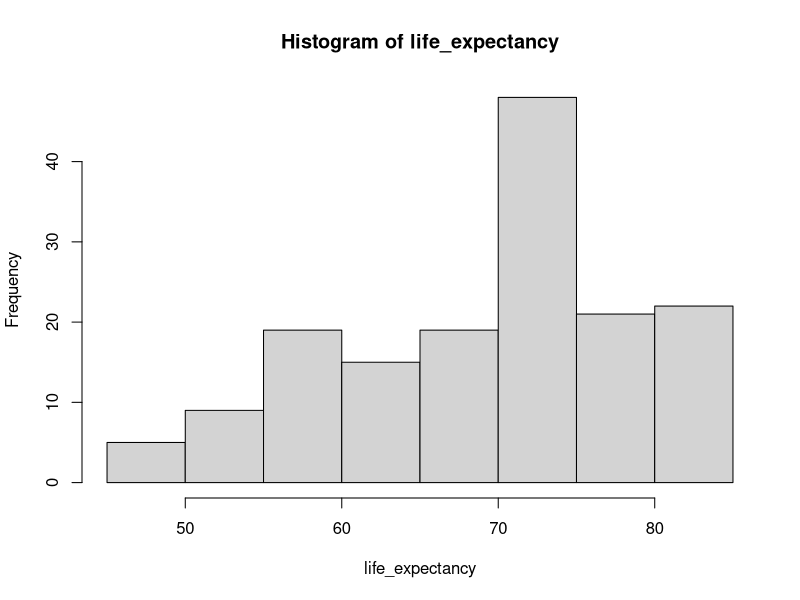
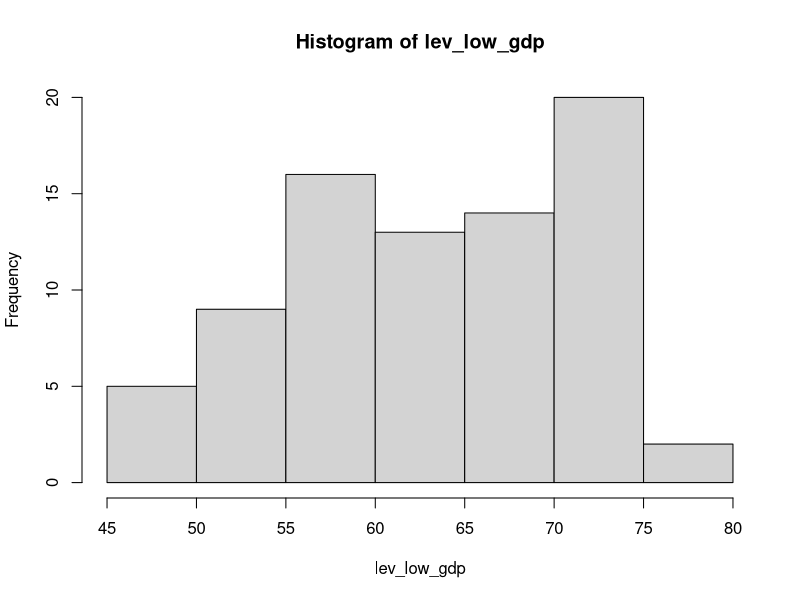
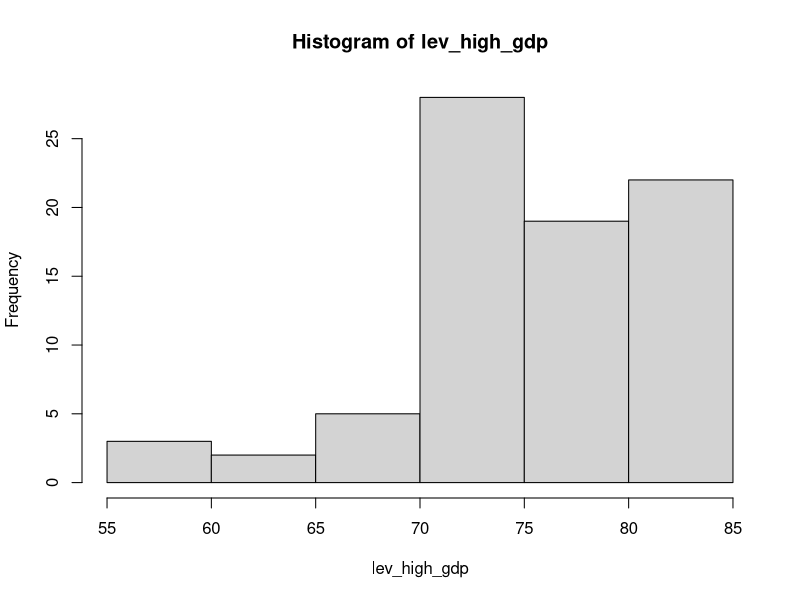
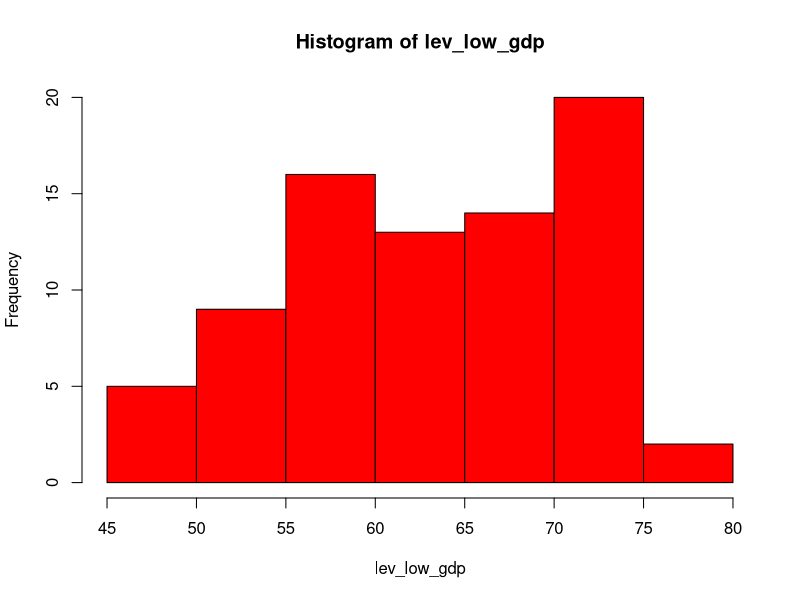
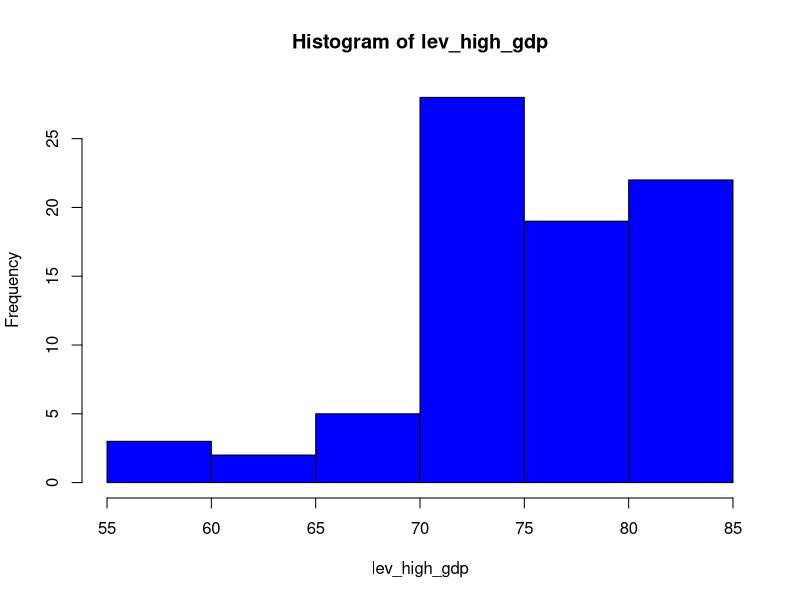
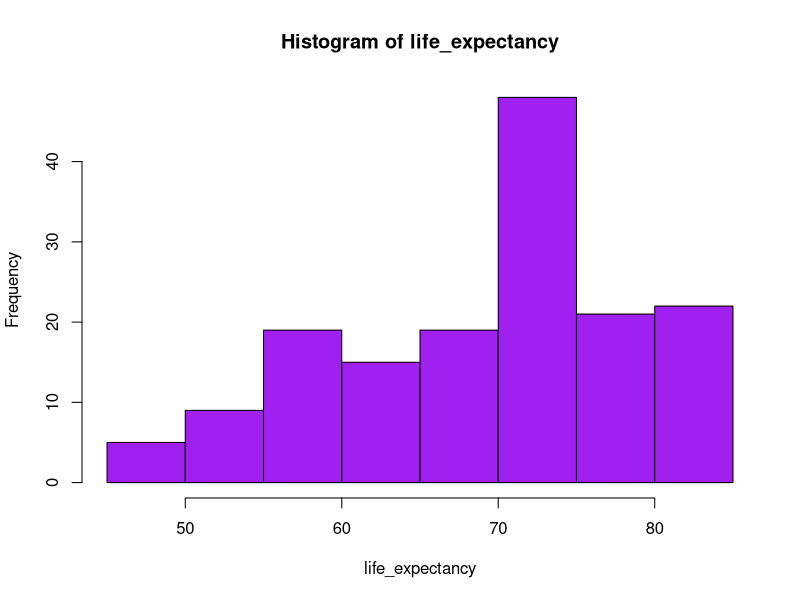

Recreate these plots in R, in order.
# load packages
library(ggplot2)
library(readr)
library(dplyr)


# import and inspect data
data <- read_csv("country_data.csv")
print(head(data))

# life expectancy

life_expectancy <- data %>% pull(life_expectancy)
# print(life_expectancy)

# life expectancy quartiles
life_expectancy_quartiles <- quantile(life_expectancy, c(.25, .5, .75))
# print(life_expectancy_quartiles)

# plot histogram of life expectancy
hist(life_expectancy)

# gdp
gdp <- data %>% pull(GDP)

# print(gdp)

# median gdp
median_gdp <- median(gdp)
# print(median_gdp)

# low gdp
low_gdp <- data %>%  filter(GDP <= median_gdp)

# high gdp
high_gdp <- data %>% filter(GDP > median_gdp)


# low gdp quartiles

lev_low_gdp <- data %>% filter(GDP <= median_gdp) %>% pull(life_expectancy)
# print(lev_low_gdp)

# high gdp quartiles

lev_high_gdp <- data %>% filter(GDP > median_gdp) %>% pull(life_expectancy)
# print(lev_high_gdp)

# plot low gdp histogram
hist(lev_low_gdp)

# plot high gdp histogram
hist(lev_high_gdp)

# export plots
png("hist_low_gdp.png", 1000, 700)
hist(lev_low_gdp, col = 'red')
dev.off()

png("hist_high_gdp.png", 1000, 700)
hist(lev_high_gdp, col = 'blue')
dev.off()

png("hist_life_expectancy.png", 1000, 700)
hist(life_expectancy, col = 'purple')
dev.off()